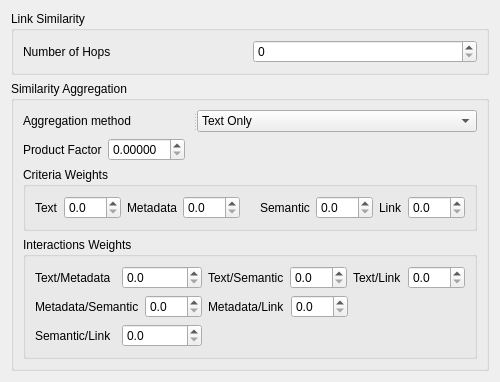
<?xml version="1.0" encoding="UTF-8"?>
<ui version="4.0">
 <class>Specific</class>
 <widget class="QWidget" name="Specific">
  <property name="geometry">
   <rect>
    <x>0</x>
    <y>0</y>
    <width>471</width>
    <height>352</height>
   </rect>
  </property>
  <property name="windowTitle">
   <string>specific</string>
  </property>
  <layout class="QGridLayout" name="gridLayout_2">
   <item row="0" column="0">
    <widget class="QGroupBox" name="groupBox">
     <property name="title">
      <string>Link Similarity</string>
     </property>
     <layout class="QHBoxLayout" name="horizontalLayout">
      <item>
       <widget class="QLabel" name="label">
        <property name="text">
         <string>Number of Hops</string>
        </property>
       </widget>
      </item>
      <item>
       <widget class="QSpinBox" name="NbHops"/>
      </item>
     </layout>
    </widget>
   </item>
   <item row="1" column="0">
    <widget class="QGroupBox" name="groupBox_2">
     <property name="title">
      <string>Similarity Aggregation</string>
     </property>
     <layout class="QVBoxLayout" name="verticalLayout">
      <item>
       <widget class="QSplitter" name="splitter">
        <property name="orientation">
         <enum>Qt::Horizontal</enum>
        </property>
        <widget class="QLabel" name="label_2">
         <property name="text">
          <string>Aggregation method</string>
         </property>
        </widget>
        <widget class="QComboBox" name="SimType">
         <property name="toolTip">
          <string>The similarity measure can be the classical cosine between the vectors (textual) or the one of the tensor space model.</string>
         </property>
         <property name="whatsThis">
          <string>&lt;html&gt;&lt;head/&gt;&lt;body&gt;&lt;p&gt;Choose the&lt;span style=&quot; font-weight:600;&quot;&gt;similarity measure&lt;/span&gt; that will be used.&lt;/p&gt;&lt;p&gt;The &lt;span style=&quot; font-style:italic;&quot;&gt;tensor space model&lt;/span&gt; measure computes a similarity based on the different concepts categories where the elements are indexed (textual, metadata, semantic and link). Each category have its own measure, such as the adapted cosine between the vectors in this space. &lt;/p&gt;&lt;/body&gt;&lt;/html&gt;</string>
         </property>
         <item>
          <property name="text">
           <string>Text Only</string>
          </property>
         </item>
         <item>
          <property name="text">
           <string>Sum</string>
          </property>
         </item>
         <item>
          <property name="text">
           <string>Product</string>
          </property>
         </item>
         <item>
          <property name="text">
           <string>2-Additive Choquet Integral</string>
          </property>
         </item>
        </widget>
       </widget>
      </item>
      <item>
       <layout class="QHBoxLayout" name="horizontalLayout_13">
        <item>
         <widget class="QLabel" name="FactorText">
          <property name="text">
           <string>Product Factor</string>
          </property>
         </widget>
        </item>
        <item>
         <widget class="QDoubleSpinBox" name="Factor">
          <property name="decimals">
           <number>5</number>
          </property>
          <property name="singleStep">
           <double>0.000010000000000</double>
          </property>
         </widget>
        </item>
        <item>
         <spacer name="horizontalSpacer_4">
          <property name="orientation">
           <enum>Qt::Horizontal</enum>
          </property>
          <property name="sizeHint" stdset="0">
           <size>
            <width>40</width>
            <height>20</height>
           </size>
          </property>
         </spacer>
        </item>
       </layout>
      </item>
      <item>
       <widget class="QGroupBox" name="Criteria">
        <property name="title">
         <string>Criteria Weights</string>
        </property>
        <layout class="QHBoxLayout" name="horizontalLayout_8">
         <item>
          <layout class="QHBoxLayout" name="horizontalLayout_2">
           <item>
            <widget class="QLabel" name="label_3">
             <property name="text">
              <string>Text</string>
             </property>
            </widget>
           </item>
           <item>
            <widget class="QDoubleSpinBox" name="Text">
             <property name="decimals">
              <number>1</number>
             </property>
            </widget>
           </item>
          </layout>
         </item>
         <item>
          <spacer name="horizontalSpacer">
           <property name="orientation">
            <enum>Qt::Horizontal</enum>
           </property>
           <property name="sizeHint" stdset="0">
            <size>
             <width>0</width>
             <height>20</height>
            </size>
           </property>
          </spacer>
         </item>
         <item>
          <layout class="QHBoxLayout" name="horizontalLayout_3">
           <item>
            <widget class="QLabel" name="label_4">
             <property name="text">
              <string>Metadata</string>
             </property>
            </widget>
           </item>
           <item>
            <widget class="QDoubleSpinBox" name="Metadata">
             <property name="decimals">
              <number>1</number>
             </property>
            </widget>
           </item>
          </layout>
         </item>
         <item>
          <spacer name="horizontalSpacer_2">
           <property name="orientation">
            <enum>Qt::Horizontal</enum>
           </property>
           <property name="sizeHint" stdset="0">
            <size>
             <width>15</width>
             <height>20</height>
            </size>
           </property>
          </spacer>
         </item>
         <item>
          <layout class="QHBoxLayout" name="horizontalLayout_4">
           <item>
            <widget class="QLabel" name="label_5">
             <property name="text">
              <string>Semantic</string>
             </property>
            </widget>
           </item>
           <item>
            <widget class="QDoubleSpinBox" name="Semantic">
             <property name="decimals">
              <number>1</number>
             </property>
            </widget>
           </item>
          </layout>
         </item>
         <item>
          <spacer name="horizontalSpacer_3">
           <property name="orientation">
            <enum>Qt::Horizontal</enum>
           </property>
           <property name="sizeHint" stdset="0">
            <size>
             <width>0</width>
             <height>20</height>
            </size>
           </property>
          </spacer>
         </item>
         <item>
          <layout class="QHBoxLayout" name="horizontalLayout_5">
           <item>
            <widget class="QLabel" name="label_6">
             <property name="text">
              <string>Link</string>
             </property>
            </widget>
           </item>
           <item>
            <widget class="QDoubleSpinBox" name="Link">
             <property name="decimals">
              <number>1</number>
             </property>
            </widget>
           </item>
          </layout>
         </item>
        </layout>
       </widget>
      </item>
      <item>
       <widget class="QGroupBox" name="Interactions">
        <property name="title">
         <string>Interactions Weights</string>
        </property>
        <layout class="QGridLayout" name="gridLayout">
         <item row="0" column="0">
          <layout class="QHBoxLayout" name="horizontalLayout_6">
           <item>
            <widget class="QLabel" name="label_7">
             <property name="text">
              <string>Text/Metadata</string>
             </property>
            </widget>
           </item>
           <item>
            <widget class="QDoubleSpinBox" name="TextMetadata">
             <property name="decimals">
              <number>1</number>
             </property>
            </widget>
           </item>
          </layout>
         </item>
         <item row="0" column="1">
          <layout class="QHBoxLayout" name="horizontalLayout_7">
           <item>
            <widget class="QLabel" name="label_8">
             <property name="text">
              <string>Text/Semantic</string>
             </property>
            </widget>
           </item>
           <item>
            <widget class="QDoubleSpinBox" name="TextSemantic">
             <property name="decimals">
              <number>1</number>
             </property>
            </widget>
           </item>
          </layout>
         </item>
         <item row="0" column="2">
          <layout class="QHBoxLayout" name="horizontalLayout_9">
           <item>
            <widget class="QLabel" name="label_9">
             <property name="text">
              <string>Text/Link</string>
             </property>
            </widget>
           </item>
           <item>
            <widget class="QDoubleSpinBox" name="TextLink">
             <property name="decimals">
              <number>1</number>
             </property>
            </widget>
           </item>
          </layout>
         </item>
         <item row="2" column="0">
          <layout class="QHBoxLayout" name="horizontalLayout_10">
           <item>
            <widget class="QLabel" name="label_10">
             <property name="text">
              <string>Metadata/Semantic</string>
             </property>
            </widget>
           </item>
           <item>
            <widget class="QDoubleSpinBox" name="MetadataSemantic">
             <property name="decimals">
              <number>1</number>
             </property>
            </widget>
           </item>
          </layout>
         </item>
         <item row="2" column="1" colspan="2">
          <layout class="QHBoxLayout" name="horizontalLayout_11">
           <item>
            <widget class="QLabel" name="label_11">
             <property name="text">
              <string>Metadata/Link</string>
             </property>
            </widget>
           </item>
           <item>
            <widget class="QDoubleSpinBox" name="MetadataLink">
             <property name="decimals">
              <number>1</number>
             </property>
            </widget>
           </item>
           <item>
            <spacer name="horizontalSpacer_5">
             <property name="orientation">
              <enum>Qt::Horizontal</enum>
             </property>
             <property name="sizeHint" stdset="0">
              <size>
               <width>40</width>
               <height>20</height>
              </size>
             </property>
            </spacer>
           </item>
          </layout>
         </item>
         <item row="3" column="0">
          <layout class="QHBoxLayout" name="horizontalLayout_12">
           <item>
            <widget class="QLabel" name="label_12">
             <property name="text">
              <string>Semantic/Link</string>
             </property>
            </widget>
           </item>
           <item>
            <widget class="QDoubleSpinBox" name="SemanticLink">
             <property name="decimals">
              <number>1</number>
             </property>
            </widget>
           </item>
          </layout>
         </item>
         <item row="3" column="1">
          <spacer name="horizontalSpacer_6">
           <property name="orientation">
            <enum>Qt::Horizontal</enum>
           </property>
           <property name="sizeHint" stdset="0">
            <size>
             <width>40</width>
             <height>20</height>
            </size>
           </property>
          </spacer>
         </item>
        </layout>
       </widget>
      </item>
     </layout>
    </widget>
   </item>
  </layout>
 </widget>
 <resources/>
 <connections/>
</ui>
